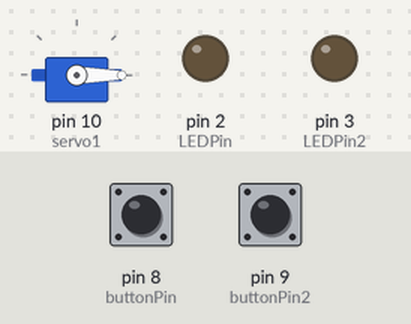
A sketch run on a simulated Arduino Uno, built with avr-gcc and run on an emulated ATmega328P. On the bench: servo, output pins drawn as LEDs (lit = HIGH). The test bench sets the inputs (shaded band); at power-on: pin 8 (buttonPin) LOW, pin 9 (buttonPin2) LOW.

Above: at 1.2 s.
1.3 s: pin 8 (buttonPin) pulled HIGH for 0.15 s
Timing chart, 0 to 4.3 s (numbered marks = the images above; inputs shaded):
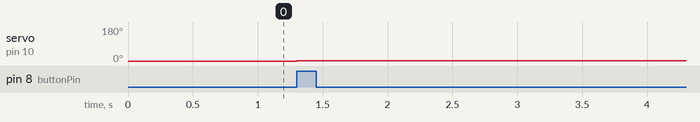

The sketch:

ToggleButton.ino
```cpp
#include <Servo.h>

Servo servo1;

int LEDState=0;
int LEDPin=2;
int buttonPin=8;
int buttonNew;
int buttonOld=0;
int dt=100;

int LEDPin2=3;
int buttonPin2=9;
int buttonRead;
int angle =1;

void setup() {
  // put your setup code here, to run once:
pinMode(LEDPin, OUTPUT);
pinMode(LEDPin2, OUTPUT);
pinMode(buttonPin, INPUT);
pinMode(buttonPin2, INPUT);

servo1.attach(10);
servo1.write(0);
}

void loop() {
  // put your main code here, to run repeatedly:
  //Tombol ON/OFF
  cekSudut();
buttonRead = digitalRead(buttonPin2);
buttonNew=digitalRead(buttonPin);
if(buttonOld==0 && buttonNew==1 && buttonRead == LOW){
  servo1.write(angle);
  }else{
    digitalWrite(LEDPin, LOW);
    LEDState=0;
  }
  buttonOld=buttonNew;
delay(dt);
}


void cekSudut(){
  if(angle == 0){
  angle = angle += 10;
  do{
    angle = angle += 10;
  }while(angle<180);
}else if(angle == 180){
  angle = angle -= 10;
  do{
  angle = angle -= 10;
}while(angle<180);
}
}
```

Measured:
- after the input at 1.3 s, servo on pin 10 (servo1): 0° → 1° at once
